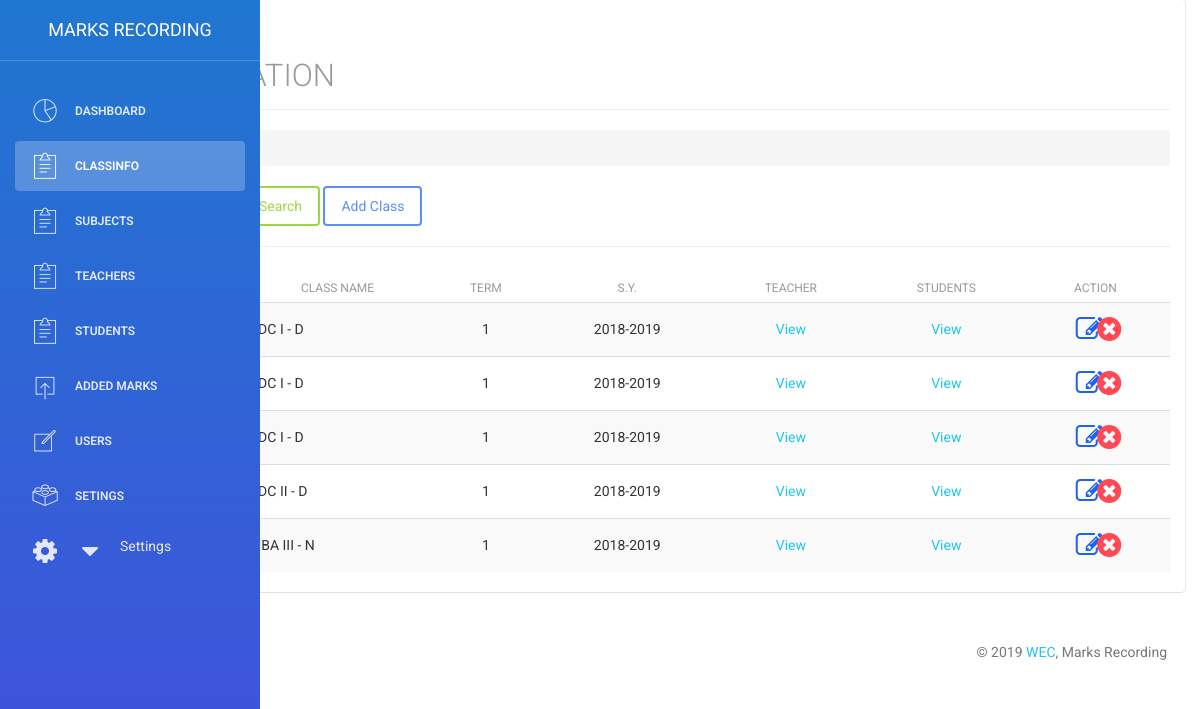
The app's page /admin/class.php (signed in) with its own data.
### tables this page shows
CREATE TABLE `class` (
  `id` int(11) NOT NULL,
  `classid` varchar(50) NOT NULL,
  `course` varchar(50) NOT NULL,
  `year` varchar(50) NOT NULL,
  `section` varchar(50) NOT NULL,
  `term` int(11) NOT NULL,
  `sy` varchar(50) NOT NULL,
  `teacherid` varchar(30) NOT NULL,
  `subject` varchar(50) NOT NULL,
  `createdon` datetime NOT NULL DEFAULT CURRENT_TIMESTAMP
);

### admin/class.php (the view, shortened to what this page needs)
<?php
    $page= 'classinfo';
    include('include/header.php');
    $q = "select * from class order by course,year,section,term,sy asc";
    $stmt = $pdo->prepare($q);
    $stmt->execute();
    $class = $stmt->fetchall(PDO::FETCH_OBJ);
?>
<div class="content">
    <div class="container-fluid">
        <div class="row">
        <div class="col-md-12">
                <div class="card">
                    <div class="container-fluid">
                        <div class="row">
                            <div class="col-lg-12">
                                <h1 class="page-header">
                                    <small>CLASS INFORMATION</small>
                                </h1>
                                <ol class="breadcrumb">
                                    <li>
                                        <i class="fa fa-dashboard"></i> <a href="index.php">Dashboard</a>
                                    </li>
                                    <li class="active">
                                    </li>
                                </ol>
                            </div>
                        </div>
                        <div class="row">
                            <div class="col-lg-12">
                                <div class="form-inline form-padding">
                                    <form action="class.php" method="post">
                                        <input type="text" class="form-control" name="search" placeholder="Search Class Info...">
                                        <button type="submit" name="submitsearch" class="btn btn-success"><i class="fa fa-search"></i> Search</button>
                                        <button type="button" class="btn btn-primary" data-toggle="modal" data-target="#addclass">Add Class</button>
                                    </form>
                                </div>
                            </div>
                        </div>
                        <hr />
                        <div class="row">
                            <div class="col-lg-12">
                            </div>
                        </div>
                        <div class="row">
                            <div class="col-lg-12">
                                <div class="table-responsive">
                                    <table class="table table-striped">
                                        <thead>
                                            <tr>
                                                <th class="text-center">#</th>
                                                <th class="text-center">Subject</th>
                                                <th class="text-center">Class Name</th>
                                                <th class="text-center">Term</th>
                                                <th class="text-center">S.Y.</th>
                                                <th class="text-center">Teacher</th>
                                                <th class="text-center">Students</th>
                                                <th class="text-center">Action</th>
                                            </tr>
                                        </thead>
                                        <tbody>
                                        <?php $c = 1; ?>
                                                <?php  foreach($class as $row): ?>
                                                    <tr>
                                                        <td><?php echo $c;?></td>
                                                        <td><?php echo $row->subject;?></td>
                                                        <td><?php echo $row->course.' '.$row->year.' - '.$row->section;?></td>
                                                        <td class="text-center"><?php echo $row->term;?></td>
                                                        <td class="text-center"><?php echo $row->sy;?></td>
                                                        <td class="text-center"><a href="classteacher.php?classid=<?php echo $row->id;?>&teacherid=<?php echo $row->teacherid;?>" title="update teacher">View</a></td>
                                                        <td class="text-center"><a href="classstudent.php?classid=<?php echo $row->id;?>" title="update students" title="add student">View</a></td>
                                                        <td class="text-center">
                                                            <a href="edit.php?type=class&id=<?php echo $row->id?>" title="update class"><i class="fa fa-edit fa-2x text-primary"></i></a>
                                                            <a href="data/data_model.php?q=delete&table=class&id=<?php echo $row->id?>" title="delete class"><i class="fa fa-times-circle fa-2x text-danger confirmation"></i></a></td>
                                                    </tr>
                                                <?php $c++; ?>
                                                <?php endforeach; ?>
                                        </tbody>
                                    </table>
                                </div>
                            </div>
                        </div>
                        </div>
                </div>
            </div>
        </div>
    </div>
</div>
<?php include('include/footer.php'); ?>

### admin/include/header.php (shortened to what this page needs)
<!doctype html>
<html lang="en">
<head>
    <link href="../assets/css/bootstrap.min.css" rel="stylesheet" />
    <link href="../assets/css/animate.min.css" rel="stylesheet"/>
    <link href="../assets/css/light-bootstrap-dashboard.css" rel="stylesheet"/>
	<link href="../assets/css/my-style.css" rel="stylesheet"/>
    <link href="../assets/css/font-awesome.min.css" rel="stylesheet" type="text/css">
    <link href="http://maxcdn.bootstrapcdn.com/font-awesome/4.2.0/css/font-awesome.min.css" rel="stylesheet">
    <link href="../assets/css/pe-icon-7-stroke.css" rel="stylesheet" />
</head>
<body>
<div class="wrapper">
    <div class="sidebar" data-color="blue">
    	<div class="sidebar-wrapper">
            <div class="logo">
                <a href="index.php" class="simple-text">
                    Marks Recording
                </a>
            </div>
			<ul class="nav">
                <li class="<?php if($page==='dashboard'){echo 'active';}?>">
                    <a href="index.php">
                        <i class="pe-7s-graph"></i>
                        <p>Dashboard</p>
                    </a>
                </li>
				<li class="<?php if($page==='classinfo'){echo 'active';}?>">
					<a href="class.php">
						<i class="pe-7s-note2"></i>
						<p>Classinfo</p>
					</a>
                </li>
				<li class="<?php if($page==='subject'){echo 'active';}?>">
					<a href="subject.php">
						<i class="pe-7s-note2"></i>
						<p>Subjects</p>
					</a>
                </li>
				<li class="<?php if($page==='teachers'){echo 'active';}?>">
					<a href="teacherslist.php">
						<i class="pe-7s-note2"></i>
						<p>Teachers</p>
					</a>
				</li>
                <li class="<?php if($page==='students'){echo 'active';}?>">
					<a href="studentslist.php">
						<i class="pe-7s-note2"></i>
						<p>Students</p>
					</a>
				</li>
				<li class="<?php if($page==='addedmarks'){echo 'active';}?>">
					<a href="addedmarks.php">
						<i class="pe-7s-upload"></i>
						<p>Added Marks</p>
					</a>
                </li>
                <li class="<?php if($page==='users'){echo 'active';}?>">
					<a href="users.php">
						<i class="pe-7s-note"></i>
						<p>Users</p>
					</a>
				</li>
				<li class="<?php if($page==='setting'){echo 'active';}?>">
					<a href="settings.php">
						<i class="pe-7s-plugin"></i>
						<p>setings</p>
					</a>
				</li>
				<li>
					<a href="javascript:;" data-toggle="collapse" data-target="#setting"><i class="fa fa-fw fa-gear"></i> Settings <i class="fa fa-fw fa-caret-down"></i></a>
				</li>
            </ul>
    	</div>
    </div>

### admin/include/footer.php (shortened to what this page needs)
<footer class="footer">
    <div class="container-fluid">
        <nav class="pull-left">
            <ul>
                <li>
                    <a href="#">
                    </a>
                </li>
            </ul>
        </nav>
        <p class="copyright pull-right">
            &copy; 2019 <a href="index.php">WEC</a>, Marks Recording
        </p>
    </div>
</footer>
</div>
</body>
</html>

### records on screen
class: subject "IT001", course "ADC", year "I", section "D", term "1", sy "2018-2019"
class: subject "IT002", course "ADC", year "I", section "D", term "1", sy "2018-2019"
class: subject "IT003", course "ADC", year "I", section "D", term "1", sy "2018-2019"
class: subject "IT001", course "ADC", year "II", section "D", term "1", sy "2018-2019"
class: subject "IT003", course "MBA", year "III", section "N", term "1", sy "2018-2019"
